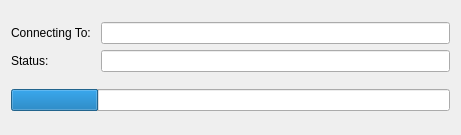
<ui version="4.0" >
 <class>RemoteHostConnectingStatusDialog</class>
 <widget class="QWidget" name="RemoteHostConnectingStatusDialog" >
  <property name="geometry" >
   <rect>
    <x>0</x>
    <y>0</y>
    <width>461</width>
    <height>135</height>
   </rect>
  </property>
  <property name="windowTitle" >
   <string>Connecting ......</string>
  </property>
  <layout class="QVBoxLayout" >
   <item>
    <layout class="QGridLayout" >
     <item row="0" column="0" >
      <widget class="QLabel" name="label" >
       <property name="text" >
        <string>Connecting To: </string>
       </property>
      </widget>
     </item>
     <item row="0" column="1" >
      <widget class="QLineEdit" name="lineEdit" />
     </item>
     <item row="1" column="0" >
      <widget class="QLabel" name="label_2" >
       <property name="text" >
        <string>Status:</string>
       </property>
      </widget>
     </item>
     <item row="1" column="1" >
      <widget class="QLineEdit" name="lineEdit_2" />
     </item>
    </layout>
   </item>
   <item>
    <widget class="QProgressBar" name="progressBar" >
     <property name="value" >
      <number>20</number>
     </property>
     <property name="textVisible" >
      <bool>false</bool>
     </property>
     <property name="invertedAppearance" >
      <bool>false</bool>
     </property>
    </widget>
   </item>
  </layout>
 </widget>
 <resources/>
 <connections/>
</ui>
